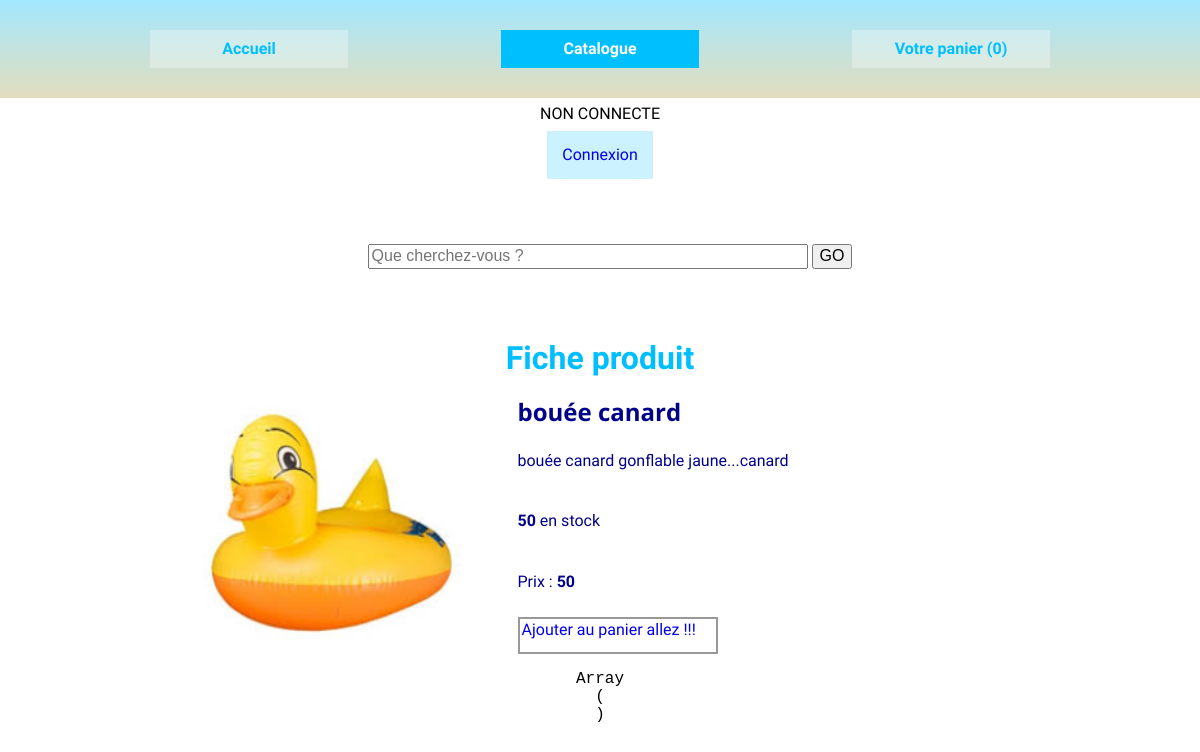
Screenshot of /public/produit.php?id=2 with the database file from the repository.
### tables this page shows
CREATE TABLE `product` (
  `id` int(4) NOT NULL COMMENT 'id',
  `name` varchar(250) NOT NULL COMMENT 'nom produit',
  `price` int(11) NOT NULL COMMENT 'prix en centimes',
  `description` mediumtext NOT NULL COMMENT 'description',
  `photo` varchar(250) NOT NULL DEFAULT 'nophoto.png' COMMENT 'photo',
  `quantity` int(11) NOT NULL COMMENT 'quantité',
  `is_active` tinyint(1) NOT NULL COMMENT 'actif'
);

### public/produit.php (called while the page is built, shortened)
<?php
$id = $_GET['id'];
include '../views/ficheProduit.phtml.php';

### services/mystoreServices.php (called while the page is built, shortened)
<?php
function getProductById($id) {
	$db = connexion();
	$select = "SELECT * FROM product where id = {$id}";
	$statement = $db->prepare($select);
	$statement->execute();
	$product = $statement->fetch(\PDO::FETCH_ASSOC);
	return $product;
}

### views/ficheProduit.phtml.php (the view)
<?php include 'head.phtml.php'; ?>
	<main id="catalogue" class="container">
		<h1>Fiche produit</h1>
		<section id="produit" class="flex">
			<?php $product = getproductById($id) ?>
			<img src="img/<?=$product['photo'] ?>" alt="Pas de photo">
			<article class="flex width50">
				<h2 class="width50"><?=$product['name'] ?> </h2>
				<p class="width50"> <?=$product['description'] ?></p>
				<p class="width50"> <span><?=$product['quantity'] ?></span> en stock</p>
				<p class="width50"> Prix : <span><?=$product['price'] ?></span></p>
				<a href="ajoutPanier.php?id=<?=$product['id']?>" class="width50">Ajouter au panier allez !!!</a>
			</article>
		</section>
	</main>
</body>
<?php include 'footer.phtml.php'; ?>

### public/css/mystore.css (style rules this page uses)
* { box-sizing : border-box; }
a { text-decoration: none; }
.flex { display : flex; flex-wrap : wrap; flex-direction : row; justify-content : space-between; }
.container { width : 1100px; margin : 0 auto; color : DarkBlue; }
body { text-align : center; font-family: 'Kavivanar', cursive; margin : 0; }
h1 { color : DeepSkyBlue; }
h2 { background-color: BurlyWood; color : DarkBlue; }
h1, h2 { text-align: center; margin : 10px auto; }
#accueil section { width : 75%; margin : 0 auto; }
section#produit { text-align : left; }
section#produit img { width : 35%; }
section#produit span { font-weight: bold; }
section#produit h2 { font-family: 'Open Sans', sans-serif; background-color: white; text-align: left; padding : 0; margin : 0; }
section#produit article.flex { display : flex; flex-wrap : wrap; flex-direction : rows; justify-content : space-between; }
section#produit a { border : 2px solid #999 ; padding : 2px; width : 200px; }
.width50 { width : 60%; }

### rows the page displays
product: photo (picture), name "bouée canard", description "bouée canard gonflable jaune...canard", quantity "50", price "50"
